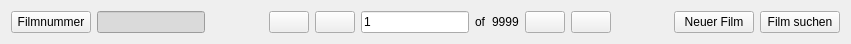
  <widget class="QWidget" name="horizontalLayoutWidget">
   <property name="geometry">
    <rect>
     <x>10</x>
     <y>10</y>
     <width>851</width>
     <height>41</height>
    </rect>
   </property>
   <layout class="QHBoxLayout" name="uiTopHorizontalLayout">
    <item>
     <widget class="QPushButton" name="uiFilmSelectionBtn">
      <property name="text">
       <string>Filmnummer</string>
      </property>
      <property name="icon">
       <iconset resource="resource.qrc">
        <normaloff>:/plugins/APIS/icons/film_selection.png</normaloff>:/plugins/APIS/icons/film_selection.png</iconset>
      </property>
      <property name="iconSize">
       <size>
        <width>30</width>
        <height>30</height>
       </size>
      </property>
      <property name="autoDefault">
       <bool>false</bool>
      </property>
     </widget>
    </item>
    <item>
     <widget class="QLineEdit" name="uiCurrentFilmNumberEdit">
      <property name="styleSheet">
       <string notr="true">background-color: rgb(218, 218, 218);</string>
      </property>
      <property name="frame">
       <bool>true</bool>
      </property>
      <property name="readOnly">
       <bool>true</bool>
      </property>
     </widget>
    </item>
    <item>
     <spacer name="horizontalSpacer_3">
      <property name="orientation">
       <enum>Qt::Horizontal</enum>
      </property>
      <property name="sizeHint" stdset="0">
       <size>
        <width>40</width>
        <height>20</height>
       </size>
      </property>
     </spacer>
    </item>
    <item>
     <widget class="QPushButton" name="uiFirstFilmBtn">
      <property name="text">
       <string/>
      </property>
      <property name="icon">
       <iconset resource="resource.qrc">
        <normaloff>:/plugins/APIS/icons/first.png</normaloff>:/plugins/APIS/icons/first.png</iconset>
      </property>
      <property name="autoDefault">
       <bool>false</bool>
      </property>
     </widget>
    </item>
    <item>
     <widget class="QPushButton" name="uiPreviousFilmBtn">
      <property name="text">
       <string/>
      </property>
      <property name="icon">
       <iconset resource="resource.qrc">
        <normaloff>:/plugins/APIS/icons/previous.png</normaloff>:/plugins/APIS/icons/previous.png</iconset>
      </property>
      <property name="autoDefault">
       <bool>false</bool>
      </property>
     </widget>
    </item>
    <item>
     <widget class="QLineEdit" name="uiCurrentFilmCountEdit">
      <property name="sizePolicy">
       <sizepolicy hsizetype="Fixed" vsizetype="Fixed">
        <horstretch>0</horstretch>
        <verstretch>0</verstretch>
       </sizepolicy>
      </property>
      <property name="text">
       <string>1</string>
      </property>
     </widget>
    </item>
    <item>
     <widget class="QLabel" name="label">
      <property name="text">
       <string>of</string>
      </property>
     </widget>
    </item>
    <item>
     <widget class="QLabel" name="uiTotalFilmCountLbl">
      <property name="text">
       <string>9999</string>
      </property>
     </widget>
    </item>
    <item>
     <widget class="QPushButton" name="uiNextFilmBtn">
      <property name="text">
       <string/>
      </property>
      <property name="icon">
       <iconset resource="resource.qrc">
        <normaloff>:/plugins/APIS/icons/next.png</normaloff>:/plugins/APIS/icons/next.png</iconset>
      </property>
      <property name="iconSize">
       <size>
        <width>16</width>
        <height>16</height>
       </size>
      </property>
      <property name="autoDefault">
       <bool>false</bool>
      </property>
     </widget>
    </item>
    <item>
     <widget class="QPushButton" name="uiLastFilmBtn">
      <property name="text">
       <string/>
      </property>
      <property name="icon">
       <iconset resource="resource.qrc">
        <normaloff>:/plugins/APIS/icons/last.png</normaloff>:/plugins/APIS/icons/last.png</iconset>
      </property>
      <property name="autoDefault">
       <bool>false</bool>
      </property>
     </widget>
    </item>
    <item>
     <spacer name="horizontalSpacer_2">
      <property name="orientation">
       <enum>Qt::Horizontal</enum>
      </property>
      <property name="sizeHint" stdset="0">
       <size>
        <width>40</width>
        <height>20</height>
       </size>
      </property>
     </spacer>
    </item>
    <item>
     <widget class="QPushButton" name="uiNewFilmBtn">
      <property name="text">
       <string>Neuer Film</string>
      </property>
      <property name="icon">
       <iconset resource="resource.qrc">
        <normaloff>:/plugins/APIS/icons/add.png</normaloff>:/plugins/APIS/icons/add.png</iconset>
      </property>
      <property name="iconSize">
       <size>
        <width>30</width>
        <height>30</height>
       </size>
      </property>
      <property name="autoDefault">
       <bool>false</bool>
      </property>
     </widget>
    </item>
    <item>
     <widget class="QPushButton" name="uiSearchFilmBtn">
      <property name="text">
       <string>Film suchen</string>
      </property>
      <property name="icon">
       <iconset resource="resource.qrc">
        <normaloff>:/plugins/APIS/icons/search.png</normaloff>:/plugins/APIS/icons/search.png</iconset>
      </property>
      <property name="iconSize">
       <size>
        <width>30</width>
        <height>30</height>
       </size>
      </property>
      <property name="autoDefault">
       <bool>false</bool>
      </property>
     </widget>
    </item>
   </layout>
  </widget>
